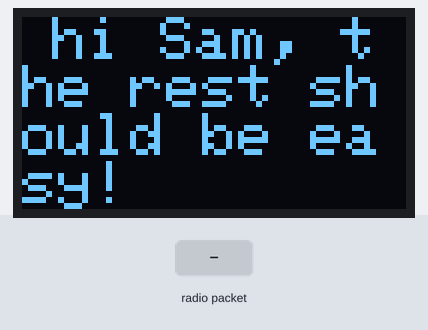
Simulated run of this sketch. Board: Arduino Uno, built with avr-gcc and run on an emulated ATmega328P. Shown: 128×64 one-colour display. The test bench sets the inputs (shaded band). The display library's start-up logo is not drawn; no radio packets arrive unless stated; what the sketch prints to the serial monitor is not drawn.

Above: at 5.2 s.
5.3 s: radio packet "1" arrives
Timing chart, 0 to 8.3 s (numbered marks = the images above; inputs shaded):
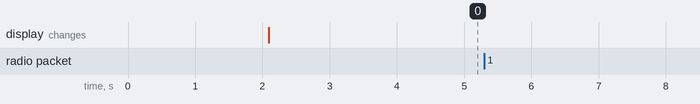

Measured:
- after the input at 5.3 s, every drawn part: stays the same

The sketch:

oled_personal_messenger_reciever_oled_working.ino
```cpp
#include <SPI.h>
#include <Wire.h>
#include <Adafruit_GFX.h>
#include <Adafruit_SSD1306.h>

#include "nRF24L01.h"
#include "RF24.h"


#define OLED_RESET 4
Adafruit_SSD1306 display(OLED_RESET);

const uint64_t pipe = 0xE8E8F0F0E1LL;

RF24 radio(9,10);

#define NUMFLAKES 10
#define XPOS 0
#define YPOS 1
#define DELTAY 2

#define LOGO16_GLCD_HEIGHT 16
#define LOGO16_GLCD_WIDTH  16
static const unsigned char PROGMEM logo16_glcd_bmp[] =
{ B00000000, B11000000,
  B00000001, B11000000,
  B00000001, B11000000,
  B00000011, B11100000,
  B11110011, B11100000,
  B11111110, B11111000,
  B01111110, B11111111,
  B00110011, B10011111,
  B00011111, B11111100,
  B00001101, B01110000,
  B00011011, B10100000,
  B00111111, B11100000,
  B00111111, B11110000,
  B01111100, B11110000,
  B01110000, B01110000,
  B00000000, B00110000 };

#if (SSD1306_LCDHEIGHT != 64)
#error("Height incorrect, please fix Adafruit_SSD1306.h!");
#endif

String message [2];


void setup() {
  // put your setup code here, to run once
  radio.begin();
  radio.setRetries(15,15);
  radio.startListening();

  Serial.begin(9600);

  radio.printDetails();
  // ;by default, we'll generate the high voltage from the 3.3v line internally! (neat!)
  display.begin(SSD1306_SWITCHCAPVCC, 0x3C);  // initialize with the I2C addr 0x3D (for the 128x64)
  // init done

  // Show image buffer on the display hardware.
  // Since the buffer is intialized with an Adafruit splashscreen
  // internally, this will display the splashscreen.
  display.display();
  delay(2000);

  // Clear the buffer.
  display.clearDisplay();

  testscrolltext();
  delay(2000);
  display.clearDisplay();

  radio.openReadingPipe(1,pipe);
  radio.startListening();


}

void loop() {
  // put your main code here, to run repeatedly:
  if ( radio.available() )
  {
    // Read the data payload until we've received everything
    bool done = false;
    while (!done)
    {
      // Fetch the data payload
      done = radio.read(message, sizeof(message));
      Serial.print(message[1]);
      Serial.print('Hi');
    }
  }

}

void testscrolltext(void) {
  String text;
  text = "hi Sam, the rest should be easy!";
  display.setTextSize(2);
  display.setTextColor(WHITE);
  display.setCursor(10,0);
  display.clearDisplay();
  display.println(text);
  display.display();

  //display.startscrollleft(0x00, 0x0F);
  //delay(2000);

}
```
